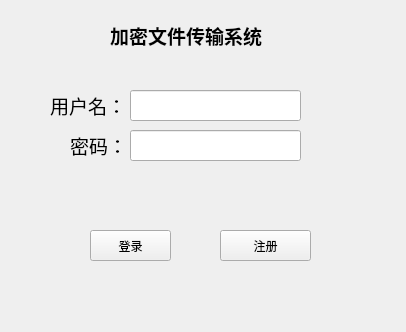
<?xml version="1.0" encoding="UTF-8"?>
<ui version="4.0">
 <class>LoginWindow</class>
 <widget class="QWidget" name="LoginWindow">
  <property name="geometry">
   <rect>
    <x>0</x>
    <y>0</y>
    <width>406</width>
    <height>332</height>
   </rect>
  </property>
  <property name="windowTitle">
   <string>Form</string>
  </property>
  <widget class="QLabel" name="label">
   <property name="geometry">
    <rect>
     <x>110</x>
     <y>20</y>
     <width>161</width>
     <height>31</height>
    </rect>
   </property>
   <property name="text">
    <string>&lt;html&gt;&lt;head/&gt;&lt;body&gt;&lt;p&gt;&lt;span style=&quot; font-size:14pt; font-weight:600;&quot;&gt;加密文件传输系统&lt;/span&gt;&lt;/p&gt;&lt;/body&gt;&lt;/html&gt;</string>
   </property>
  </widget>
  <widget class="QLineEdit" name="usernameLineEdit">
   <property name="geometry">
    <rect>
     <x>130</x>
     <y>90</y>
     <width>171</width>
     <height>31</height>
    </rect>
   </property>
  </widget>
  <widget class="QLabel" name="label_2">
   <property name="geometry">
    <rect>
     <x>50</x>
     <y>90</y>
     <width>71</width>
     <height>31</height>
    </rect>
   </property>
   <property name="text">
    <string>&lt;html&gt;&lt;head/&gt;&lt;body&gt;&lt;p&gt;&lt;span style=&quot; font-size:14pt;&quot;&gt;用户名：&lt;/span&gt;&lt;/p&gt;&lt;/body&gt;&lt;/html&gt;</string>
   </property>
  </widget>
  <widget class="QLabel" name="label_3">
   <property name="geometry">
    <rect>
     <x>70</x>
     <y>130</y>
     <width>51</width>
     <height>31</height>
    </rect>
   </property>
   <property name="text">
    <string>&lt;html&gt;&lt;head/&gt;&lt;body&gt;&lt;p&gt;&lt;span style=&quot; font-size:14pt;&quot;&gt;密码：&lt;/span&gt;&lt;/p&gt;&lt;/body&gt;&lt;/html&gt;</string>
   </property>
  </widget>
  <widget class="QLineEdit" name="passwordLineEdit">
   <property name="geometry">
    <rect>
     <x>130</x>
     <y>130</y>
     <width>171</width>
     <height>31</height>
    </rect>
   </property>
  </widget>
  <widget class="QPushButton" name="loginButton">
   <property name="geometry">
    <rect>
     <x>90</x>
     <y>230</y>
     <width>81</width>
     <height>31</height>
    </rect>
   </property>
   <property name="text">
    <string>登录</string>
   </property>
  </widget>
  <widget class="QPushButton" name="enrollButton">
   <property name="geometry">
    <rect>
     <x>220</x>
     <y>230</y>
     <width>91</width>
     <height>31</height>
    </rect>
   </property>
   <property name="text">
    <string>注册</string>
   </property>
  </widget>
 </widget>
 <resources/>
 <connections/>
</ui>
